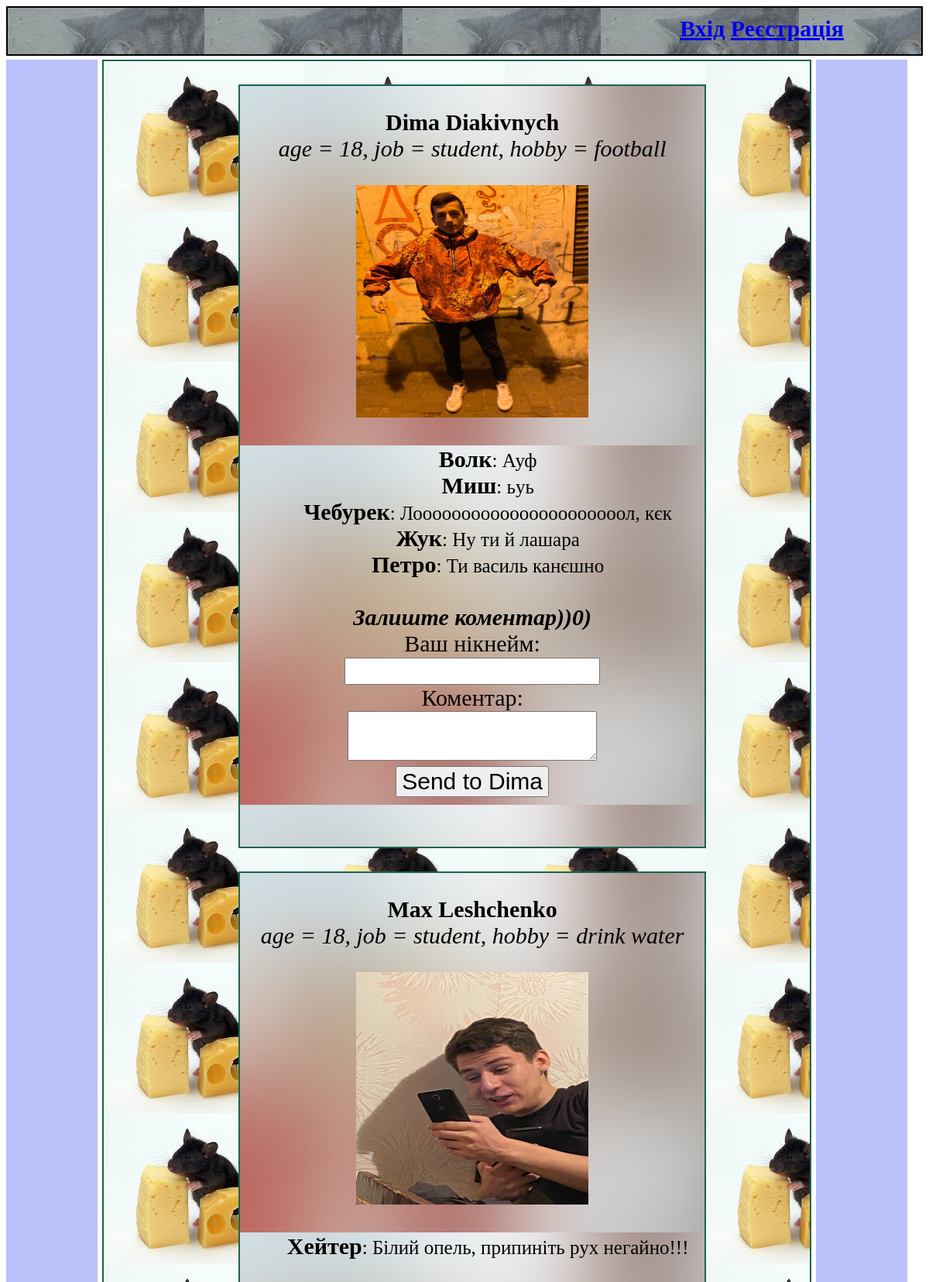
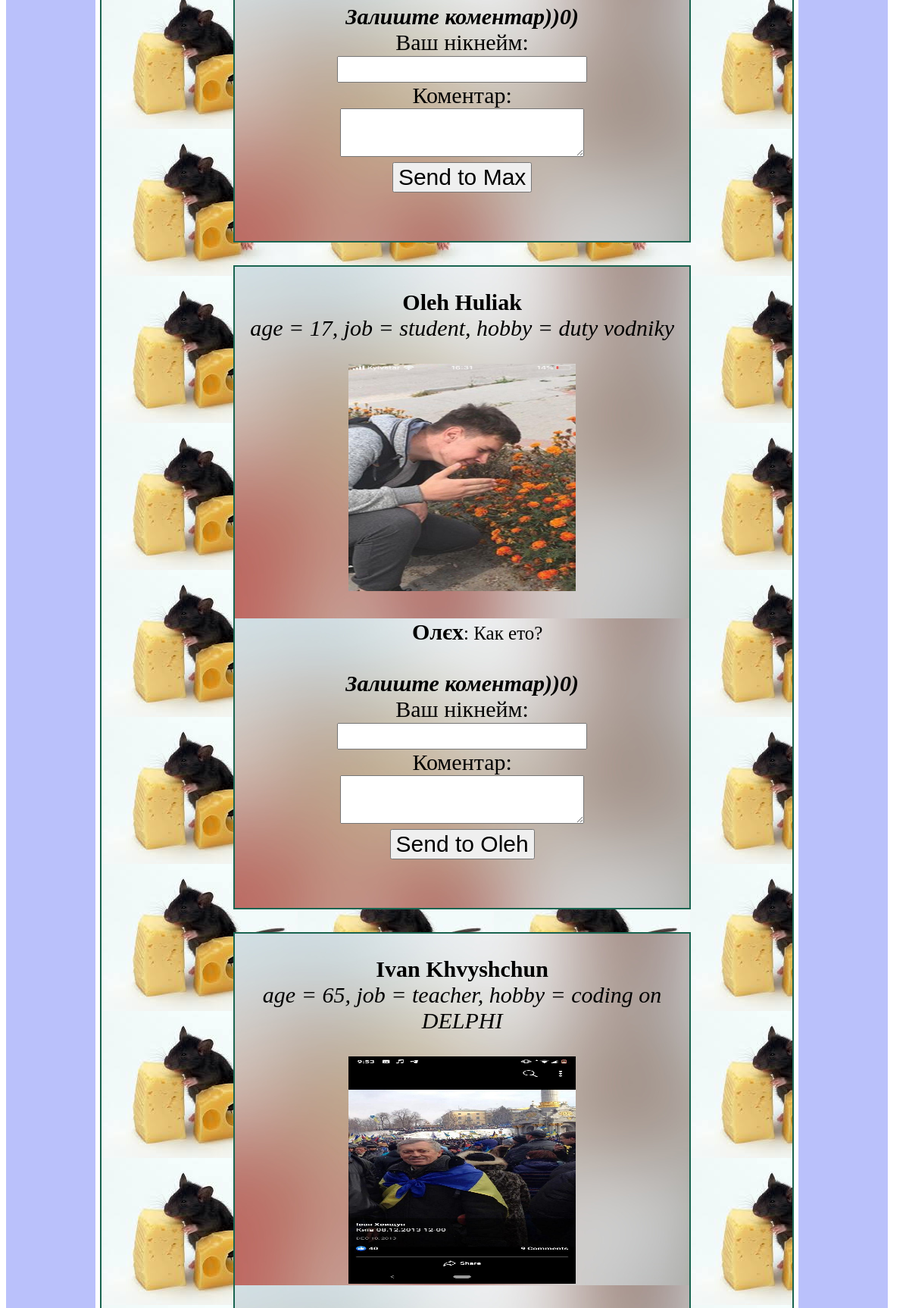
/users/ (upper part), run on the app's committed database (2 pictures, top to bottom).
### project1/apps/students/models.py (models this page shows, shortened)
class Person(models.Model):
    first_name = models.CharField('Имя', max_length = 20)
    last_name = models.CharField('Фамилия', max_length = 20)
    age = models.IntegerField('Возраст')
    job = models.CharField('Робота', max_length = 20)
    hobby = models.TextField('Хобби')

class Comment(models.Model):
    person = models.ForeignKey(Person, on_delete = models.CASCADE)
    author_name = models.CharField('Имя автора', max_length = 20)
    comment_text = models.CharField('Текст комментария', max_length = 200)
    pub_date = models.DateTimeField('Дата публикации комментария')

### project1/apps/students/views.py (the view)
# urls.py: path('', views.all_users, name = 'all_users'),
def all_users(request):
	users = Person.objects.all()
	return render(request, 'students/all_users.html', {'users': users})

### project1/templates/students/all_users.html (shortened to what this page needs)
<!DOCTYPE html>
<html>
    <head>
        <link rel=stylesheet href="/static/style2.css/">
    </head>
    <body>
        <div class="wrapper">
            <div class="header">
                    <b>
                        <a href="author">Вхід</a>
                        <a href="new_user">Реєстрація</a>
                    </b>
            </div>
            <div class="row">
                <div class="sidebar1">
                </div>
                <div class="content">
                    {% for user in users %}
                    <ol>
                        <div class="content_inside">
                        <p><b>{{user.first_name}} {{user.last_name}}</b><br>
                        <i>age = {{user.age}}, job = {{user.job}}, hobby = {{user.hobby}}</i></p>
                        <p>
                            <img class="images" src="/static/img{{user.id}}.jpg"
                            alt="sasats" />
                        {% for comment in user.comment_set.all%}
                        <ol>
                            <div clas="comments">
                                <div class="comm">
                                    <b>{{comment.author_name}}</b>: {{comment.comment_text}}<br>
                                </div>
                            </div>
                        </ol>
                        {% endfor %}
                        <br>
                        <div class="leave_comm">
                            <form action="{% url 'leave_comment' user.id %}" method="POST">
                                <b><i>Залиште коментар))0)</i></b><br>
                                Ваш нікнейм:<br>
                                <input type="text" name="name" required style="font-size: 25px"><br>
                                Коментар:<br>
                                <textarea name="text" style="font-size: 25px"></textarea><br>
                                <button type="submit">Send to {{user.first_name}}</button><br><br>
                            </form>
                        </div>
                        </p>
                        </div>
                    </ol>
                    {% endfor %}
                </div>
                <div class="sidebar2">
                </div>
            </div>
        </div>
    </body>
</html>

### project1/apps/students/static/style2.css (style rules this page uses)
* { font-size: 30px; text-align: center; }
.header { background-color: rgba(107, 121, 122, 0.6); height: 45px; margin-bottom: 5px; border: 2px rgb(0, 0, 0) solid; text-align: right; padding-right: 100px; padding-top: 10px; padding-bottom: 5px; font-weight: 100; }
.sidebar1 { opacity: 0.5; width: 10%; background: rgb(118, 131, 248); float: left; height: 10000px; }
.sidebar2 { opacity: 0.5; width: 10%; background: rgb(118, 131, 248); float: left; height: 10000px; }
.content { width: 77%; float: left; margin-left: 0.5%; margin-right: 0.5%; text-align: left; }
.images { width:300px; height:300px; }
.comm { font-size: 25px; }
.leave_comm { font-size: 25px; }
.wrapper { background-image: url(/static/cat2.jpg); }
.content { background-image: url(/static/cat1.jpg); border: 2px rgb(25, 100, 80) solid; }
.content_inside { background-image: url(/static/cat3.jpg); border: 2px rgb(25, 100, 80) solid; display: inline-block; width: 600px; }

### data on the page
Person: first_name "Dima", last_name "Diakivnych", age "18", job "student", hobby "football", shows a picture
Comment: author_name "Волк", comment_text "Ауф"
Comment: author_name "Миш", comment_text "ьуь"
Comment: author_name "Чебурек", comment_text "Лоооооооооооооооооооооол, кєк"
Comment: author_name "Жук", comment_text "Ну ти й лашара"
Comment: author_name "Петро", comment_text "Ти василь канєшно"
Person: first_name "Max", last_name "Leshchenko", age "18", job "student", hobby "drink water", shows a picture
Comment: author_name "Хейтер", comment_text "Білий опель, припиніть рух негайно!!!"
Person: first_name "Oleh", last_name "Huliak", age "17", job "student", hobby "duty vodniky", shows a picture
Comment: author_name "Олєх", comment_text "Как ето?"
Person: first_name "Ivan", last_name "Khvyshchun", age "65", job "teacher", hobby "coding on DELPHI", shows a picture
